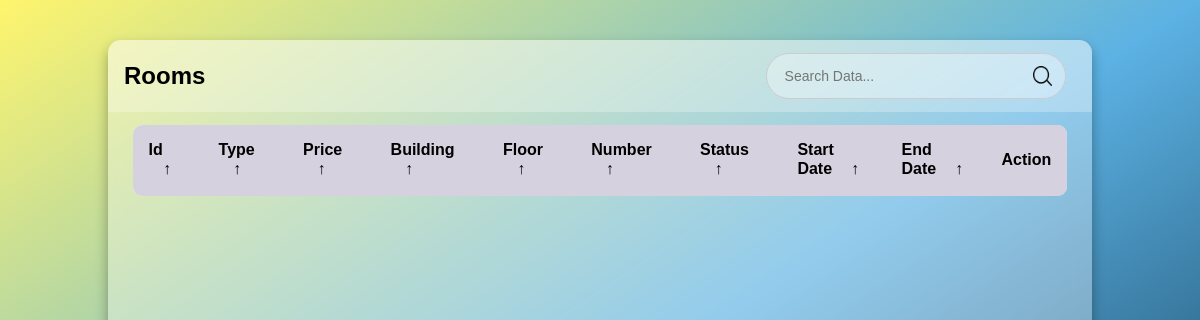
Page /main/room_page/index.php on the earlier database version.
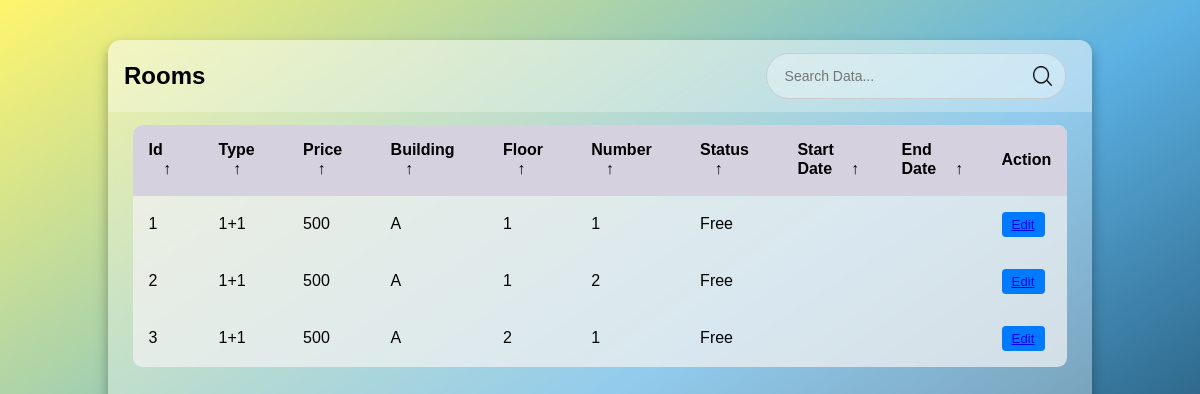
Same page on the later database version.
### tables this page shows
CREATE TABLE `room` (
  `id` int(11) NOT NULL,
  `type` varchar(10) NOT NULL,
  `price` float NOT NULL,
  `building` char(1) NOT NULL,
  `floor` int(11) NOT NULL,
  `number` int(11) NOT NULL,
  `status` varchar(20) NOT NULL,
  `startDate` date DEFAULT NULL,
  `endDate` date DEFAULT NULL,
  `img` blob DEFAULT NULL,
  `contract` blob DEFAULT NULL
);

### main/room_page/index.php (the view, shortened to what this page needs)
<?php
require_once "../backend/people.model.php";
?>
<!DOCTYPE html>
<html lang="en" title="Coding design">
<head>
    <link rel="stylesheet" href="style.css">
</head>
<body>
    <main class="table">
        <section class="table__header">
            <h1>Rooms</h1>
            <div class="input-group">
                <input type="search" id="searchInput" placeholder="Search Data...">
                <img id="searchImage" src="images/search.png" alt="Search">
            </div>
        </section>
        <section class="table__body">
            <table>
                <thead>
                    <tr>
                        <th>Id <span class="icon-arrow">&UpArrow;</span></th>
                        <th>Type <span class="icon-arrow">&UpArrow;</span></th>
                        <th>Price <span class="icon-arrow">&UpArrow;</span></th>
                        <th>Building <span class="icon-arrow">&UpArrow;</span></th>
                        <th>Floor <span class="icon-arrow">&UpArrow;</span></th>
                        <th>Number <span class="icon-arrow">&UpArrow;</span></th>
                        <th>Status <span class="icon-arrow">&UpArrow;</span></th>
                        <th>Start Date <span class="icon-arrow">&UpArrow;</span></th>
                        <th>End Date <span class="icon-arrow">&UpArrow;</span></th>
                        <th>Action</th>
                    </tr>
                </thead>
                <tbody>
                    <?php
                    $sql = "SELECT id, type, price, building, floor, number, status, startDate, endDate FROM room";
                    try {
                        $stmt = $connection->query($sql);
                        $data = $stmt->fetchAll(PDO::FETCH_ASSOC);
                        foreach ($data as $row) {
                            $statusClass = '';
                            echo '<tr>';
                            echo '<tr class="clickable-row" data-href="other_file.php?id=' . $row['id'] . '">';
                            echo '<td>' . $row['id'] . '</td>';
                            echo '<td>' . $row['type'] . '</td>';
                            echo '<td>' . $row['price'] . '</td>';
                            echo '<td>' . $row['building'] . '</td>';
                            echo '<td>' . $row['floor'] . '</td>';
                            echo '<td>' . $row['number'] . '</td>';
                            echo '<td class="' . $statusClass . '">' . $row['status'] . '</td>';
                            echo '<td>' . $row['startDate'] . '</td>';
                            echo '<td>' . $row['endDate'] . '</td>';
                            echo '<td><button ><a href="edit_room.php?id=' . $row['id'] . '">Edit</a></button></td>';
                            echo '</tr>';
                        }
                    } catch (PDOException $error) {
                        echo "Error: " . $error->getMessage();
                    }
                    ?>
                </tbody>
            </table>
        </section>
    </main>
</body>
</html>

### main/room_page/style.css (style rules this page uses)
* { margin: 0; padding: 0; box-sizing: border-box; font-family: sans-serif; }
body { min-height: 100vh; background:linear-gradient(to bottom right, #fff56d, #5cb2e4, #011f33); display: flex; justify-content: center; align-items: center; }
main.table { width: 82vw; height: 90vh; background-color: #fff5; backdrop-filter: blur(7px); box-shadow: 0 .4rem .8rem #0005; border-radius: .8rem; overflow: hidden; }
.table__header { width: 100%; height: 10%; background-color: #fff4; padding: .8rem 1rem; display: flex; justify-content: space-between; align-items: center; }
.table__header .input-group { width: 35%; height: 100%; background-color: #fff5; padding: 0 .8rem; border-radius: 2rem; display: flex; justify-content: center; align-items: center; transition: .2s; }
.table__header .input-group img { width: 1.2rem; height: 1.2rem; }
.table__header .input-group input { width: 100%; padding: 0 .5rem 0 .3rem; background-color: transparent; border: none; outline: none; }
.table__body { width: 95%; max-height: calc(89% - 1.6rem); background-color: #fffb; margin: .8rem auto; border-radius: .6rem; overflow: auto; overflow: overlay; }
table { width: 100%; }
table, th, td { border-collapse: collapse; padding: 1rem; text-align: left; }
thead th { position: sticky; top: 0; left: 0; background-color: #d5d1defe; cursor: pointer; text-transform: capitalize; }
tbody tr:nth-child(even) { background-color: #0000000b; }
tbody tr { --delay: .1s; transition: .5s ease-in-out var(--delay), background-color 0s; }
tbody tr td, tbody tr td p, tbody tr td img { transition: .2s ease-in-out; }
thead th span.icon-arrow { display: inline-block; width: 1.3rem; height: 1.3rem; border-radius: 50%; border: 1.4px solid transparent; text-align: center; font-size: 1rem; margin-left: .5rem; transition: .2s ease-in-out; }
button { padding: 5px 10px; background-color: #007bff; color: #fff; border: none; border-radius: 4px; cursor: pointer; }
.input-group { display: flex; align-items: center; max-width: 300px; margin: 10px; padding: 5px; border: 1px solid #ccc; border-radius: 5px; }
input[type="search"] { flex: 1; border: none; outline: none; padding: 5px; font-size: 14px; border-radius: 5px; }
img { width: 20px; height: 20px; margin-left: 5px; }

Differences in the rows shown:
added room: id "1", type "1+1", price "500", building "A", floor "1", number "1", status "Free"
added room: id "2", type "1+1", price "500", building "A", floor "1", number "2", status "Free"
added room: id "3", type "1+1", price "500", building "A", floor "2", number "1", status "Free"
